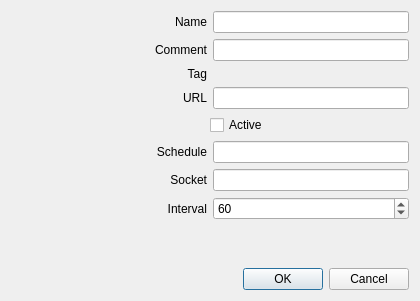
<?xml version="1.0" encoding="UTF-8"?>
<ui version="4.0">
 <class>ExtNetworkRequest</class>
 <widget class="QDialog" name="ExtNetworkRequest">
  <property name="geometry">
   <rect>
    <x>0</x>
    <y>0</y>
    <width>420</width>
    <height>301</height>
   </rect>
  </property>
  <property name="windowTitle">
   <string>Configuration</string>
  </property>
  <layout class="QVBoxLayout" name="verticalLayout">
   <item>
    <layout class="QHBoxLayout" name="layout_name">
     <item>
      <widget class="QLabel" name="label_name">
       <property name="sizePolicy">
        <sizepolicy hsizetype="Expanding" vsizetype="Preferred">
         <horstretch>0</horstretch>
         <verstretch>0</verstretch>
        </sizepolicy>
       </property>
       <property name="text">
        <string>Name</string>
       </property>
       <property name="alignment">
        <set>Qt::AlignRight|Qt::AlignTrailing|Qt::AlignVCenter</set>
       </property>
      </widget>
     </item>
     <item>
      <widget class="QLineEdit" name="lineEdit_name"/>
     </item>
    </layout>
   </item>
   <item>
    <layout class="QHBoxLayout" name="layout_comment">
     <item>
      <widget class="QLabel" name="label_comment">
       <property name="sizePolicy">
        <sizepolicy hsizetype="Expanding" vsizetype="Preferred">
         <horstretch>0</horstretch>
         <verstretch>0</verstretch>
        </sizepolicy>
       </property>
       <property name="text">
        <string>Comment</string>
       </property>
       <property name="alignment">
        <set>Qt::AlignRight|Qt::AlignTrailing|Qt::AlignVCenter</set>
       </property>
      </widget>
     </item>
     <item>
      <widget class="QLineEdit" name="lineEdit_comment"/>
     </item>
    </layout>
   </item>
   <item>
    <layout class="QHBoxLayout" name="layout_number">
     <item>
      <widget class="QLabel" name="label_number">
       <property name="text">
        <string>Tag</string>
       </property>
       <property name="alignment">
        <set>Qt::AlignRight|Qt::AlignTrailing|Qt::AlignVCenter</set>
       </property>
      </widget>
     </item>
     <item>
      <widget class="QLabel" name="label_numberValue">
       <property name="text">
        <string/>
       </property>
      </widget>
     </item>
    </layout>
   </item>
   <item>
    <layout class="QHBoxLayout" name="layout_url">
     <item>
      <widget class="QLabel" name="label_url">
       <property name="sizePolicy">
        <sizepolicy hsizetype="Expanding" vsizetype="Preferred">
         <horstretch>0</horstretch>
         <verstretch>0</verstretch>
        </sizepolicy>
       </property>
       <property name="text">
        <string>URL</string>
       </property>
       <property name="alignment">
        <set>Qt::AlignRight|Qt::AlignTrailing|Qt::AlignVCenter</set>
       </property>
      </widget>
     </item>
     <item>
      <widget class="QLineEdit" name="lineEdit_url"/>
     </item>
    </layout>
   </item>
   <item>
    <layout class="QHBoxLayout" name="layout_active">
     <item>
      <spacer name="spacer_active">
       <property name="orientation">
        <enum>Qt::Horizontal</enum>
       </property>
       <property name="sizeHint" stdset="0">
        <size>
         <width>40</width>
         <height>20</height>
        </size>
       </property>
      </spacer>
     </item>
     <item>
      <widget class="QCheckBox" name="checkBox_active">
       <property name="sizePolicy">
        <sizepolicy hsizetype="Expanding" vsizetype="Fixed">
         <horstretch>0</horstretch>
         <verstretch>0</verstretch>
        </sizepolicy>
       </property>
       <property name="text">
        <string>Active</string>
       </property>
      </widget>
     </item>
    </layout>
   </item>
   <item>
    <layout class="QHBoxLayout" name="layout_schedule">
     <item>
      <widget class="QLabel" name="label_schedule">
       <property name="sizePolicy">
        <sizepolicy hsizetype="Expanding" vsizetype="Preferred">
         <horstretch>0</horstretch>
         <verstretch>0</verstretch>
        </sizepolicy>
       </property>
       <property name="text">
        <string>Schedule</string>
       </property>
       <property name="alignment">
        <set>Qt::AlignRight|Qt::AlignTrailing|Qt::AlignVCenter</set>
       </property>
      </widget>
     </item>
     <item>
      <widget class="QLineEdit" name="lineEdit_schedule"/>
     </item>
    </layout>
   </item>
   <item>
    <layout class="QHBoxLayout" name="layout_socket">
     <item>
      <widget class="QLabel" name="label_socket">
       <property name="sizePolicy">
        <sizepolicy hsizetype="Expanding" vsizetype="Preferred">
         <horstretch>0</horstretch>
         <verstretch>0</verstretch>
        </sizepolicy>
       </property>
       <property name="text">
        <string>Socket</string>
       </property>
       <property name="alignment">
        <set>Qt::AlignRight|Qt::AlignTrailing|Qt::AlignVCenter</set>
       </property>
      </widget>
     </item>
     <item>
      <widget class="QLineEdit" name="lineEdit_socket"/>
     </item>
    </layout>
   </item>
   <item>
    <layout class="QHBoxLayout" name="layout_interval">
     <item>
      <widget class="QLabel" name="label_interval">
       <property name="text">
        <string>Interval</string>
       </property>
       <property name="alignment">
        <set>Qt::AlignRight|Qt::AlignTrailing|Qt::AlignVCenter</set>
       </property>
      </widget>
     </item>
     <item>
      <widget class="QSpinBox" name="spinBox_interval">
       <property name="minimum">
        <number>1</number>
       </property>
       <property name="maximum">
        <number>10000</number>
       </property>
       <property name="singleStep">
        <number>10</number>
       </property>
       <property name="value">
        <number>60</number>
       </property>
      </widget>
     </item>
    </layout>
   </item>
   <item>
    <spacer name="verticalSpacer">
     <property name="orientation">
      <enum>Qt::Vertical</enum>
     </property>
     <property name="sizeHint" stdset="0">
      <size>
       <width>20</width>
       <height>40</height>
      </size>
     </property>
    </spacer>
   </item>
   <item>
    <widget class="QDialogButtonBox" name="buttonBox">
     <property name="orientation">
      <enum>Qt::Horizontal</enum>
     </property>
     <property name="standardButtons">
      <set>QDialogButtonBox::Cancel|QDialogButtonBox::Ok</set>
     </property>
    </widget>
   </item>
  </layout>
 </widget>
 <resources/>
 <connections>
  <connection>
   <sender>buttonBox</sender>
   <signal>accepted()</signal>
   <receiver>ExtNetworkRequest</receiver>
   <slot>accept()</slot>
   <hints>
    <hint type="sourcelabel">
     <x>248</x>
     <y>254</y>
    </hint>
    <hint type="destinationlabel">
     <x>157</x>
     <y>274</y>
    </hint>
   </hints>
  </connection>
  <connection>
   <sender>buttonBox</sender>
   <signal>rejected()</signal>
   <receiver>ExtNetworkRequest</receiver>
   <slot>reject()</slot>
   <hints>
    <hint type="sourcelabel">
     <x>316</x>
     <y>260</y>
    </hint>
    <hint type="destinationlabel">
     <x>286</x>
     <y>274</y>
    </hint>
   </hints>
  </connection>
 </connections>
</ui>
